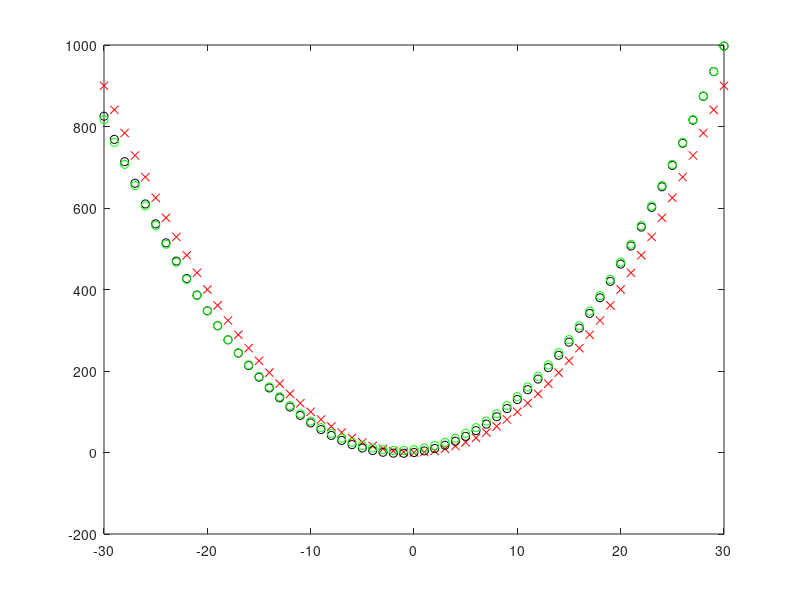
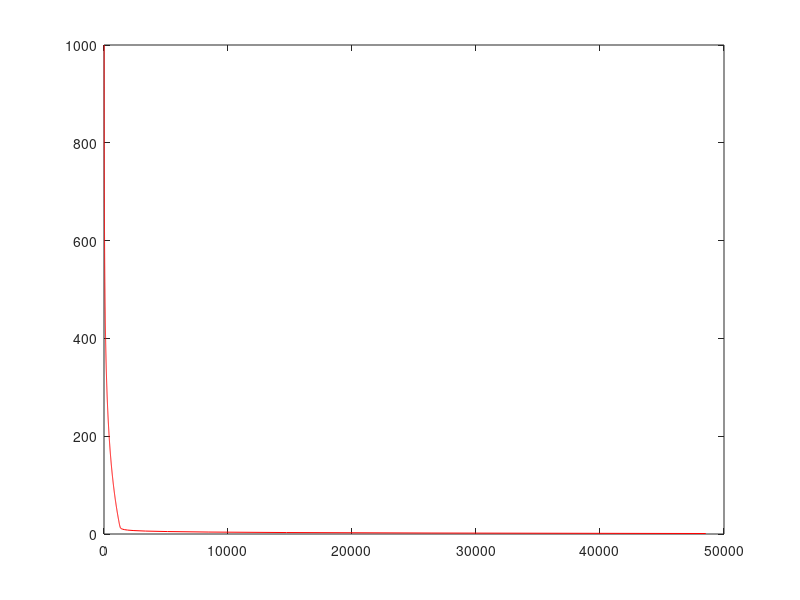

Write the MATLAB code that produced these figures, in order.
% pseudo inverse: 
% the key is to solve the parameters:  initiate parameters = [0;0]
% formula X_star = inv(A' * A) * ( A' * B) 

% gradient descent: 
% the key is to solve the parameters:  initiate parameters = [0;0]
% the formula to solve parameters:   get h first,   h = (x * parameters - y)'
%  parameters(i) = parameters(i) - learningRate * 1/m * h * x(:,i); 
%  costHistory(i) = (x * parameters - y)'  * (x * parameters - y) / (2*m);

% cost_function/error_function = 1/2m * sum((y_hat-y).^2)

clc;
clear;


% load the data
data = load('test_parabola_2.dat');  % size 62 by 2

% set up all the parameters
x1 = data(:,1);  % first column is x
x2 = x1.^2;  % second column is y

y = data(:,2);
m = size(data,1); % size of rows
m

% create augumented x matrix
x = [ones(m,1) x1 x2 ];   % add more columns
n = size(x,2);
n

figure;
plot(x(:,2),x(:,3),'rx');  % plot second column and y
hold on

% parameters we want to solve for 
parameters = [0;0;0]; % semi colon in the brackets means it will add more rows

% hyper parameters
learningRate = 0.00001; %eta
repetition = 1000;  %epoch

% Storage
costHistory = zeros(repetition,1);

% iterate across epochs 
for i =1:repetition
    h = (x * parameters - y)';  % transpose of function inputs        
    for j = 1: n
         parameters(j) = parameters(j) - learningRate * 1/m * h * x(:,j);  % update the initiated parameter , 1/m * h * x(:,1) is the gradient 
    end 
    % cost function
    costHistory(i) = (x * parameters - y)'  * (x * parameters - y) / (2*m);    
    costHistory(i)
end

% gradient descent : plot the linear fit 
plot(x(:,2), parameters(1) + parameters(2) * x(:,2) + parameters(3) * x(:,3),'ko'); % can not be 'k' coz it will be a plane, here should  be dots, look more resonable 
hold on;
% parameters

% pseudo inverse
x_star = inv(x' * x)*(x' * y);  % x_star creates parameters 

theta(1) = x_star(1);
theta(2) = x_star(2);
theta(3) = x_star(3);

plot(x(:,2),theta(1)+theta(2)*x(:,2)+theta(3)*x(:,3) , 'go'); 
hold on;

% plot the cost
figure;
plot(costHistory, 1:repetition ,'r');


